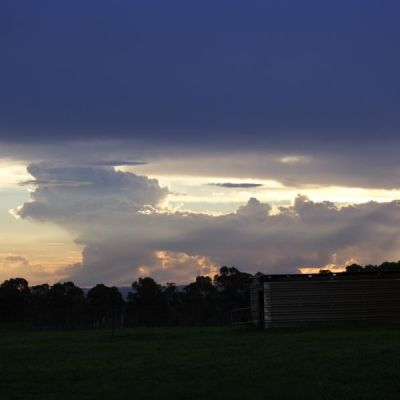
#> input picture cloud_dataset_3/cumulus/Cb-N007.jpg, 400 x 400 px, found by its file name; its folder holds only this picture in this run
$ jupyter execute --allow-errors Cloud_classifier_multichannel_cnn.ipynb   (shell and % lines are left out)
#> lines starting #> are read from the running program, lines starting #| are printed output that depends on the picture; after the words box and inside, x2 and y2 are one past the last pixel; in counts of white or black regions, pixels touching at a corner belong together
<a href="https://colab.research.google.com/github/SherinJA/CloudVision-Automated-Cloud-Shape-Classification/blob/master/Cloud_classifier_multichannel_cnn.ipynb" target="_parent"></a>

[cell 1]
import os
import numpy as np
from PIL import Image
import matplotlib.pyplot as plt
import torch
from torchvision import transforms
from torch.utils.data import Dataset, DataLoader
from torch.utils.data import Dataset, DataLoader, random_split
from torchvision import models
import cv2
import seaborn as sns
from sklearn.metrics import classification_report, confusion_matrix
from torch.optim.lr_scheduler import ReduceLROnPlateau

[cell 2]
# Copy the ZIP file to Colab's temporary storage (faster extraction)

# Extract the ZIP file

# Verify extraction

[cell 3]
class CloudDataset(Dataset):
    def __init__(self, root_dir, transform=None):
#> further down, sample_image is the input picture: PIL image 400x400 RGB; mean R, G, B 74, 76.8, 89
        self.root_dir = root_dir
        self.transform = transform
        self.classes = ['cumulus', 'cirrus', 'stratus']
        self.image_paths = []
        self.labels = []

        # Verify folder structure
        for idx, cls in enumerate(self.classes):
            cls_dir = os.path.join(root_dir, cls)
            if not os.path.exists(cls_dir):
                raise FileNotFoundError(f"Missing folder: {cls_dir}")

            for img_name in os.listdir(cls_dir):
                if img_name.lower().endswith(('.png', '.jpg', '.jpeg')):
                    self.image_paths.append(os.path.join(cls_dir, img_name))
                    self.labels.append(idx)

        if len(self.image_paths) == 0:
            raise ValueError("No valid images found in the dataset folders")

    def __len__(self):
        return len(self.image_paths)

    # [9 lines left out: function __getitem__, not called in this run]

# Initialize dataset without transforms for verification
#> (the rest of this cell did not finish here and is left out)

[cell 4]
#BEST CODE

import torch
import torch.nn as nn
import torch.optim as optim
from torchvision import transforms, models
from torch.utils.data import DataLoader
from torch.optim.lr_scheduler import ReduceLROnPlateau
import matplotlib.pyplot as plt
import numpy as np
import os
from PIL import Image


# ====================== 1. PREPROCESSING FUNCTIONS ======================
def clahe_enhance(image):
    """Enhances contrast using CLAHE"""
    image = np.array(image)
    lab = cv2.cvtColor(image, cv2.COLOR_RGB2LAB)
#> lab: shape (400, 400, 3); mean of channels 0, 1, 2 81.4, 131.2, 120.2
    l, a, b = cv2.split(lab)
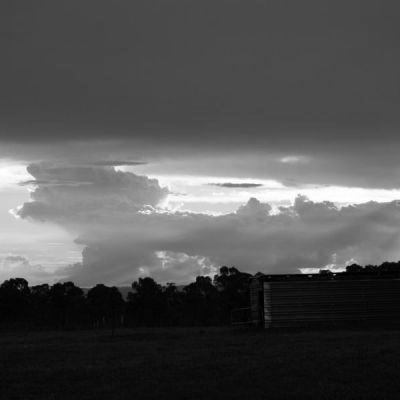
#> l: shape (400, 400); min 0, max 255, mean 81.4
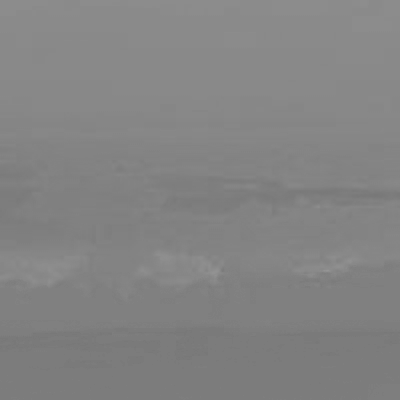
#> a: shape (400, 400); min 120, max 149, mean 131.2
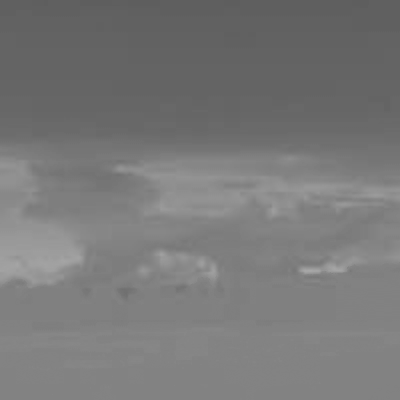
#> b: shape (400, 400); min 94, max 167, mean 120.2
    clahe = cv2.createCLAHE(clipLimit=2.0, tileGridSize=(8,8))
    l_clahe = clahe.apply(l)
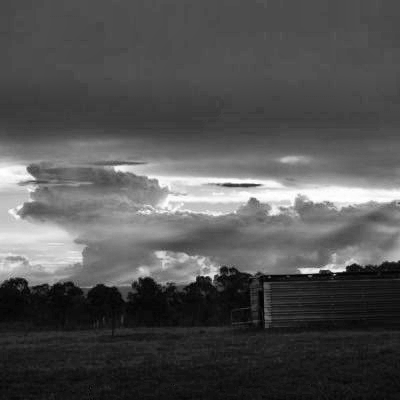
#> l_clahe: shape (400, 400); min 1, max 255, mean 82.4
    enhanced = cv2.merge((l_clahe, a, b))
#> enhanced: shape (400, 400, 3); mean of channels 0, 1, 2 82.4, 131.2, 120.2
    return Image.fromarray(cv2.cvtColor(enhanced, cv2.COLOR_LAB2RGB))
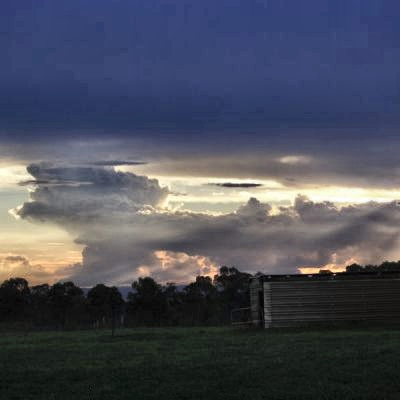
#> returned value: PIL image 400x400 RGB; mean R, G, B 74.8, 77.5, 90.1

class SkyAwareTransform:
    def __call__(self, image):
        img_array = np.array(image)
        blue_channel = img_array[:, :, 2]
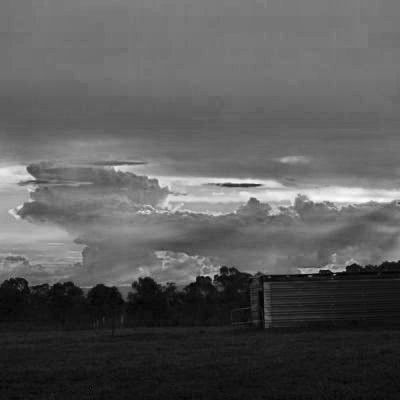
#> blue_channel: shape (400, 400); min 0, max 254, mean 90.1
        sky_mask = blue_channel > np.percentile(blue_channel, 70)
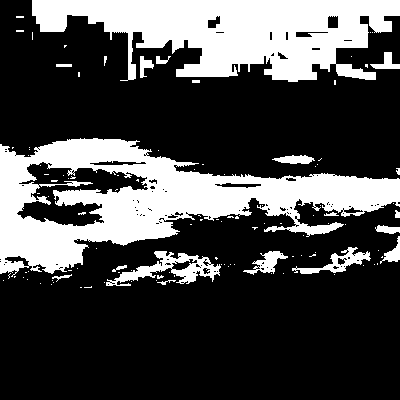
#> sky_mask: shape (400, 400) bool; 28.7% white; 112 white regions (92 under 20 px), largest, box (x1, y1, x2, y2) and area: (0, 138, 400, 277) 23168, (32, 0, 400, 82) 18485, (106, 251, 221, 286) 1450
        # Instead of setting to 0, darken non-sky regions
        img_array[~sky_mask] = img_array[~sky_mask] // 2
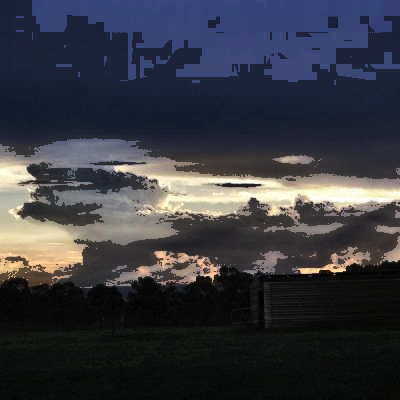
#> img_array: shape (400, 400, 3); mean R, G, B 55.5, 56.7, 64.7
        return Image.fromarray(img_array)

# Device configuration
#> (the rest of this cell did not finish here and is left out)

[cell 5]
# ====================== VISUALIZATION FUNCTIONS ======================
def visualize_preprocessing_pipeline(sample_image):
    """Shows each step of the preprocessing pipeline"""
    steps = [
        ("Original", sample_image),
        ("CLAHE Enhanced", clahe_enhance(sample_image)),
        ("Sky Aware Mask", SkyAwareTransform()(clahe_enhance(sample_image)))
    ]

    # Apply remaining transforms step-by-step
    temp_img = SkyAwareTransform()(clahe_enhance(sample_image))
    transforms_to_show = [
        ("Random Flip", transforms.RandomHorizontalFlip(p=1)(temp_img)),
        ("Color Jitter", transforms.ColorJitter(brightness=0.3, contrast=0.3, saturation=0.2)(temp_img)),
        ("Gaussian Blur", transforms.GaussianBlur(kernel_size=(3,3))(temp_img))
    ]

    plt.figure(figsize=(18, 6))
    for i, (name, img) in enumerate(steps + transforms_to_show):
        plt.subplot(2, len(steps + transforms_to_show)//2 + 1, i+1)
        plt.imshow(img)
        plt.title(name)
        plt.axis('off')
    plt.tight_layout()
    plt.show()

# [56 lines left out: functions plot_confusion_matrix, visualize_test_predictions, not called in this run]

[cell 6]
# Visualize preprocessing steps
sample_image = Image.open(os.path.join("./cloud_dataset/cloud_dataset_3", "cumulus", os.listdir("./cloud_dataset/cloud_dataset_3/cumulus")[0]))
visualize_preprocessing_pipeline(sample_image)
#> (the call stopped at in visualize_preprocessing_pipeline, `transforms_to_show = [ ("Random Flip", transforms.RandomHorizontalFlip..`: torchvision is not available in this run)

# Plot training history
plt.figure(figsize=(12,4))
plt.subplot(1,2,1)
#> (the rest of this cell did not finish here and is left out)
